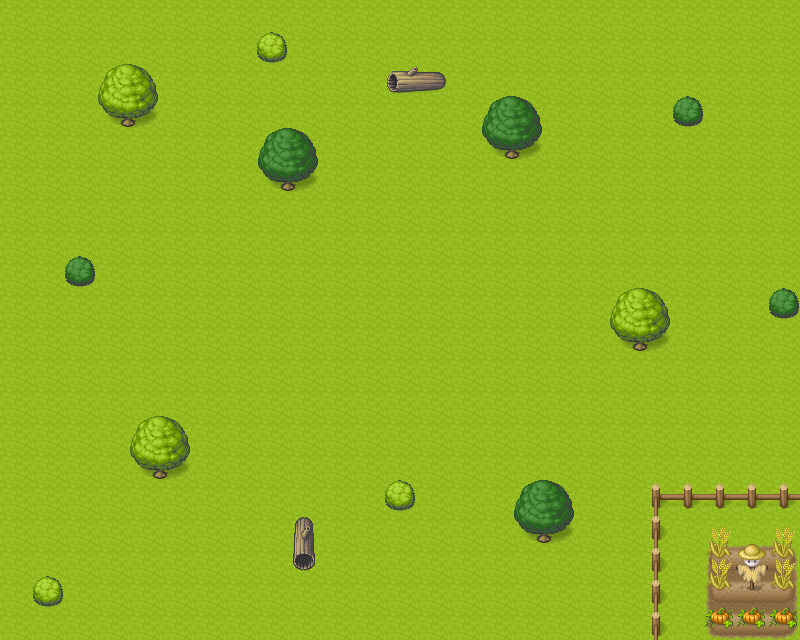

Tiled map render using the project's own tile images. Description and the map definition, with tile-layer contents summarised, below:
An orthogonal 25x20 tile map with 32x32 px tiles, 3 tile layers (Tile Layer 1, Tile Layer 2, Tile Layer 3).

<map version="1.2" tiledversion="1.3.2" orientation="orthogonal" renderorder="right-down" compressionlevel="0" width="25" height="20" tilewidth="32" tileheight="32" infinite="0" nextlayerid="9" nextobjectid="5">
 <tileset firstgid="1" source="base.tsx" />
 <layer id="1" name="Tile Layer 1" width="25" height="20">
  <data>[500 cells, 500 non-empty, 1 distinct tile ids]</data>
 </layer>
 <layer id="2" name="Tile Layer 2" width="25" height="20">
  <data>[500 cells, 43 non-empty, 23 distinct tile ids]</data>
 </layer>
 <layer id="3" name="Tile Layer 3" width="25" height="20">
  <data>[500 cells, 20 non-empty, 9 distinct tile ids]</data>
 </layer>
 <objectgroup id="4" name="Objects" />
</map>
